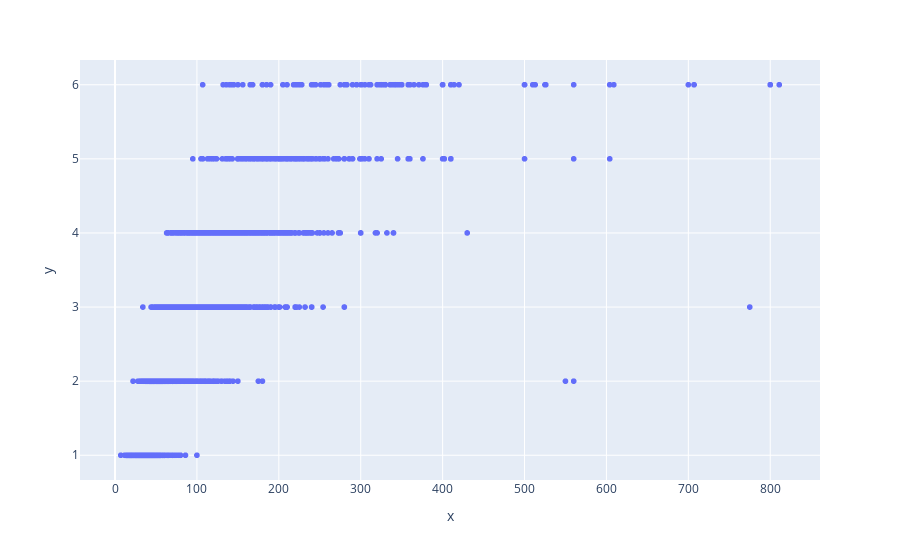

Write notebook code for a chart like this one.
### Markdown cell above
**1. Количество комнат**

1041 пропущенное значение. 

Запись состоит из числа комнат и типа - смежный/изолированный. Тип отсутсвует в более чем половине записей. Восстановить его по другим данным невожможно, предлагаем опустить, оставив только число комнат.

Для заполнения пропущенных значений, изучим зависимость площади квартиры и количества комнат:

### Code cell
realty_df['Количество комнат'] = realty_df['Количество комнат'].apply(lambda x: int(x[0]) if type(x) is str else x)
realty_df['Площадь, м2'] = realty_df['Площадь, м2'].apply(lambda x: float(x[:x.find('/')]) if type(x) is str else x)
fig = px.scatter(x=realty_df['Площадь, м2'], y=realty_df['Количество комнат'])
fig.show()

### Figure 1 — Plotly figure (JSON) as saved in the notebook; plotly's stock layout.template omitted (floating-point values rounded to 4 significant figures; data arrays with more than 128 entries replaced by an {"elided": "..."} marker saying what was removed)
{"data": [{"hovertemplate": "x=%{x}<br>y=%{y}<extra></extra>", "legendgroup": "", "marker": {"color": "#636efa", "symbol": "circle"}, "mode": "markers", "name": "", "showlegend": false, "type": "scattergl", "x": {"elided": "19737 float values"}, "xaxis": "x", "y": {"elided": "19737 int values"}, "yaxis": "y"}], "layout": {"legend": {"tracegroupgap": 0}, "margin": {"t": 60}, "xaxis": {"anchor": "y", "domain": [0, 1], "title": {"text": "x"}}, "yaxis": {"anchor": "x", "domain": [0, 1], "title": {"text": "y"}}}}
